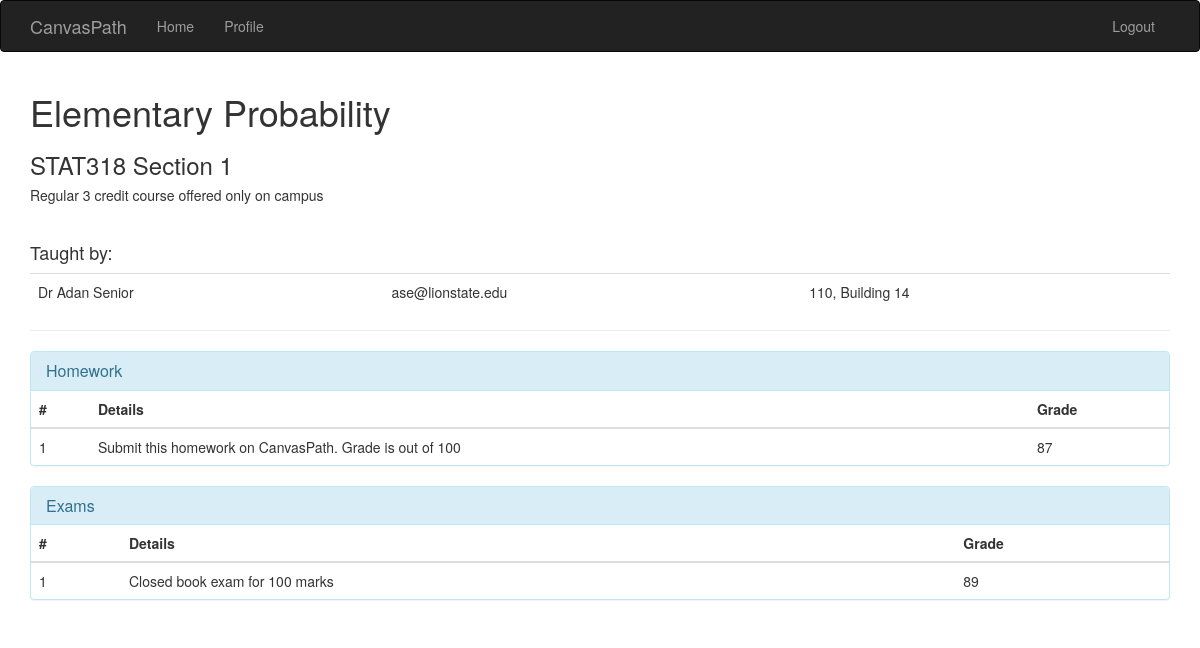
The page /course/STAT318S01 (signed in) on the database its author committed.
### tables this page shows
CREATE TABLE Course(
                      course_id CHAR(15) NOT NULL,
                      course_name CHAR(65) NOT NULL,
                      course_description VARCHAR(120) NOT NULL,
                      PRIMARY KEY (course_id));

CREATE TABLE User(
                      email CHAR(22) NOT NULL,
                      password CHAR(95) NOT NULL,
                      name CHAR(50) NOT NULL,
                      age INTEGER NOT NULL,
                      gender CHAR(1) NOT NULL,
                      acct_type CHAR(1) NOT NULL,
                      PRIMARY KEY (email));

CREATE TABLE Professor(
                      email CHAR(22) NOT NULL,
                      office_address CHAR(25) NOT NULL,
                      department CHAR(5) NOT NULL,
                      title CHAR(12) NOT NULL,
                      PRIMARY KEY (email),
                      FOREIGN KEY (email) REFERENCES User(email),
                      FOREIGN KEY (department) REFERENCES Department(dept_id));

CREATE TABLE "Homework_grades"
(
	student_email CHAR(22) not null,
	course_id CHAR(15) not null,
	sec_no INTEGER not null,
	hw_no INTEGER not null,
	grade INTEGER,
	primary key (student_email, course_id, sec_no, hw_no),
	foreign key (student_email, course_id, sec_no) references Enrolls (student_email, course_id, sec_no),
	foreign key (course_id, sec_no, hw_no) references Homework
);

CREATE TABLE Homework(
                      course_id CHAR(15) NOT NULL,
                      sec_no INTEGER NOT NULL,
                      hw_no INTEGER NOT NULL,
                      hw_details VARCHAR(120) NOT NULL,
                      PRIMARY KEY (course_id, sec_no, hw_no),
                      FOREIGN KEY (course_id, sec_no) REFERENCES Course(course_id, sec_no));

CREATE TABLE "Exam_grades"
(
	student_email CHAR(22) not null,
	course_id CHAR(15) not null,
	sec_no INTEGER not null,
	exam_no INTEGER not null,
	grade INTEGER,
	primary key (student_email, course_id, sec_no, exam_no),
	foreign key (student_email, course_id, sec_no) references Enrolls (student_email, course_id, sec_no),
	foreign key (course_id, sec_no, exam_no) references Exams
);

CREATE TABLE Exams(
                      course_id CHAR(15) NOT NULL,
                      sec_no INTEGER NOT NULL,
                      exam_no INTEGER NOT NULL,
                      exam_details VARCHAR(120) NOT NULL,
                      PRIMARY KEY (course_id, sec_no, exam_no),
                      FOREIGN KEY (course_id, sec_no) REFERENCES Section(course_id, sec_no));

### app/routes.py (the view)
@app.route('/course/<section_id>')
@login_required
def course(section_id):
    cid = section_id[:-3]
    sid = section_id[-2:].lstrip("0")
    try:
        sec = Section(cid, sid)
    except IndexError:
        flash("Course {} section {} was not found.".format(cid, sid), category='alert-warning')
        return redirect(url_for('home'))
    if (cid, int(sid)) in current_user.get_enrollments():
        prof_ids = sec.get_professors()
        profs = []
        for prof in prof_ids:
            user = User(prof)
            profs.append([user.name, user.id, user.office_address])
        hw_grades = sec.get_student_hw_grades(current_user.id)
        print(hw_grades)
        exam_grades = sec.get_student_exam_grades(current_user.id)
        print(exam_grades)
        projects = sec.get_student_projects(current_user.id)
        return render_template('course.html', title=sec.course_id, section=sec, profs=profs, hw_grades=hw_grades,
                               exam_grades=exam_grades, projects=projects)
    else:
        flash('You are not taking {} Section {}.'.format(sec.course_id, sec.sec_no), category='alert-warning')
    return redirect(url_for('home'))

### app/models.py (called while the page is built)
@login.user_loader
def load_user(id):
    return User(id)

    def get_enrollments(self):
        connection = sql.connect('canvaspath.sqlite')
        cursor = connection.cursor()
        enrollments = set()
        cursor.execute('SELECT course_id, section_no FROM Enrolls WHERE student_email = ?', [self.id])
        for row in cursor:
            enrollments.add((row[0], row[1]))
        cursor.close()
        connection.close()
        return enrollments

    def get_professors(self):
        connection = sql.connect('canvaspath.sqlite')
        cursor = connection.cursor()
        profs = []
        cursor.execute(
            """SELECT P.prof_email FROM Prof_team_members P WHERE P.team_id = ?""", [self.prof_team_id])
        for row in cursor:
            profs.append(row[0])
        cursor.close()
        connection.close()
        return profs

    def get_student_hw_grades(self, sid):
        connection = sql.connect('canvaspath.sqlite')
        cursor = connection.cursor()
        hw_grades = []
        cursor.execute(
            """SELECT G.hw_no, H.hw_details, G.grade FROM Homework_grades G, Homework H
            WHERE G.student_email = ? AND G.course_id = ? AND G.sec_no = ?
            AND G.course_id = H.course_id AND G.sec_no = H.sec_no""",
            [sid, self.course_id, self.sec_no])
        for row in cursor:
            hw_grades.append([row[0], row[1], row[2]])
        print(hw_grades)
        cursor.close()
        connection.close()
        return hw_grades

    def get_student_exam_grades(self, sid):
        connection = sql.connect('canvaspath.sqlite')
        cursor = connection.cursor()
        exam_grades = []
        cursor.execute(
            """SELECT G.exam_no, E.exam_details, G.grade FROM Exam_grades G, Exams E
            WHERE G.student_email = ? AND G.course_id = ? AND G.sec_no = ?
            AND G.course_id = E.course_id AND G.sec_no = E.sec_no""",
            [sid, self.course_id, self.sec_no])
        for row in cursor:
            exam_grades.append([row[0], row[1], row[2]])
        cursor.close()
        connection.close()
        return exam_grades

### app/templates/course.html (shortened to what this page needs)
{% extends "base.html" %}
{% block app_content %}
    <h1>{{ section.course_name }}</h1>
    <h3>{{ section.course_id }} Section {{ section.sec_no }}</h3>
    <h5>{{ section.course_desc }}</h5>
    <br>
    <h4>Taught by:</h4>
    <table class="table">
        {% for prof in profs %}
            <td>{{ prof[0] }}</td>
            <td>{{ prof[1] }}</td>
            <td>{{ prof[2] }}</td>
        {% endfor %}
    </table>
    <hr>
    <div class="panel panel-info">
        <div class="panel-heading">
            <h4 class="panel-title">
                <a data-toggle="collapse" href="#hwcollapse">Homework</a>
            </h4>
        </div>
        <div id="hwcollapse" class="panel-collapse collapse in">
            <table class="table">
                <thead>
                <tr>
                    <th>#</th>
                    <th>Details</th>
                    <th>Grade</th>
                </tr>
                </thead>
                <tbody>
                {% for hw in hw_grades %}
                    <tr>
                        <td>{{ hw[0] }}</td>
                        <td>{{ hw[1] }}</td>
                        <td>{{ hw[2] }}</td>
                    </tr>
                {% endfor %}
                </tbody>
            </table>
        </div>
    </div>
    {% if section.sec_type=="Reg" %}
        <div class="panel panel-info">
            <div class="panel-heading">
                <h4 class="panel-title">
                    <a data-toggle="collapse" href="#examcollapse">Exams</a>
                </h4>
            </div>
            <div id="examcollapse" class="panel-collapse collapse in">
                <table class="table">
                    <thead>
                    <tr>
                        <th>#</th>
                        <th>Details</th>
                        <th>Grade</th>
                    </tr>
                    </thead>
                    <tbody>
                    {% for exam in exam_grades %}
                        <tr>
                            <td>{{ exam[0] }}</td>
                            <td>{{ exam[1] }}</td>
                            <td>{{ exam[2] }}</td>
                        </tr>
                    {% endfor %}
                    </tbody>
                </table>
            </div>
        </div>
    {% endif %}
{% endblock %}

### rows shown on the page
Course: course_name "Elementary Probability", course_desc "Regular 3 credit course offered only on campus"
User: name "Dr Adan Senior", email "ase@lionstate.edu"
Professor: office_address "110, Building 14"
Homework_grades: hw_no "1", hw_details "Submit this homework on CanvasPath. Grade is out of 100", grade "87"
Exam_grades: exam_no "1", exam_details "Closed book exam for 100 marks", grade "89"

### other values the page prints
{{ section.course_id }} "STAT318"
{{ section.sec_no }} "1"
